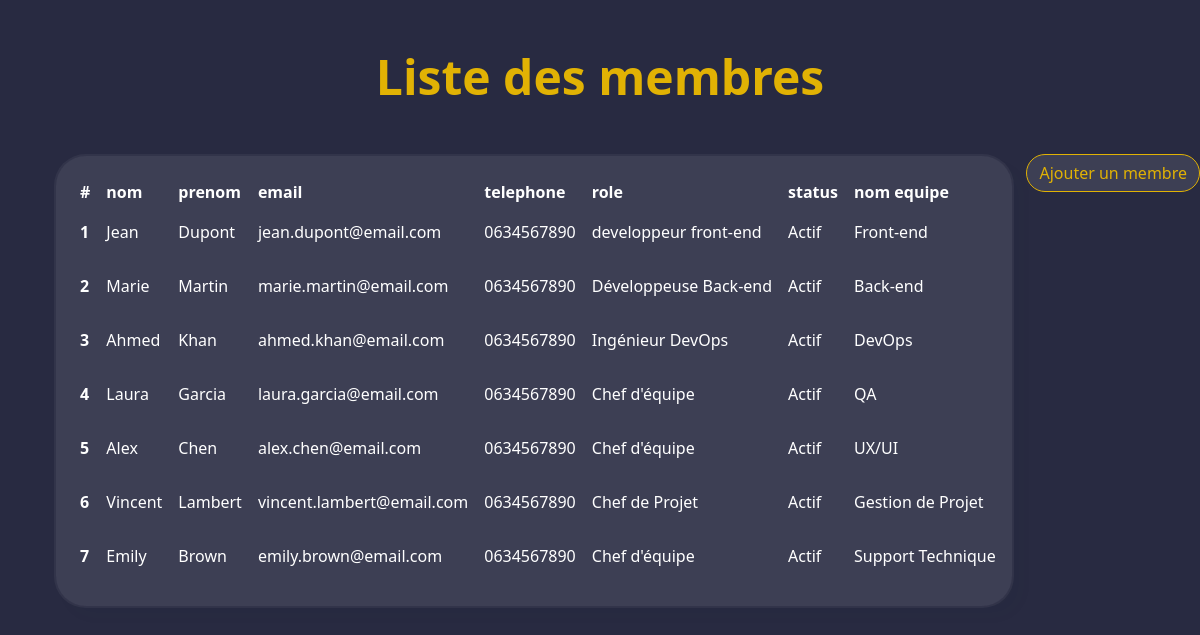
The page /membre.php on the database its author committed.
### tables this page shows
create table membre(
	id_membre int AUTO_INCREMENT PRIMARY KEY,
    nom_membre varchar(50),
    prenom_membre varchar(50),
    email varchar(50) UNIQUE,
    telephone varchar(20),
    role varchar(50),
    status_membre varchar(50),
    id_equipe int,
    FOREIGN KEY (id_equipe) REFERENCES equipe(id_equipe)
);

create table equipe(
id_equipe int AUTO_INCREMENT PRIMARY KEY,
    nom_equipe varchar(50),
    date_creation date
);

### membre.php (the view, shortened to what this page needs)
<?php
$server_name = "localhost";
$user = "root";
$password = "";
$db = "dataware";
$conn = mysqli_connect($server_name, $user, $password, $db);
?>
<!DOCTYPE html>
<html lang="en">
<head>
    <link href="https://cdn.jsdelivr.net/npm/bootstrap@5.0.2/dist/css/bootstrap.min.css" rel="stylesheet"
>
    <link rel="stylesheet" href="style.css">
</head>
<body>
    <section class="intro">
        <h1>Liste des membres</h1>
        <button type="button" class="btn btnajouter mb-3 float-end" id="ajouterMembreBtn">Ajouter un membre</button>
        <div class="container">
            <div class="row justify-content-center">
                <div class="col-12">
                    <div class="card mask-custom">
                        <div class="card-body">
                            <div class="table-responsive">
                                <table class="table table-borderless text-white mb-0">
                                    <thead>
                                        <tr>
                                            <th scope="col">#</th>
                                            <th scope="col">nom</th>
                                            <th scope="col">prenom</th>
                                            <th scope="col">email</th>
                                            <th scope="col">telephone</th>
                                            <th scope="col">role</th>
                                            <th scope="col">status</th>
                                            <th scope="col">nom equipe</th>
                                        </tr>
                                    </thead>
                                    <tbody>
                                        <?php
                                        $sql = "SELECT id_membre,nom_membre,prenom_membre,email,telephone,role, status_membre, nom_equipe FROM membre inner join equipe on membre.id_equipe=equipe.id_equipe;";
                                        $res = mysqli_query($conn, $sql);
                                        while ($ligne = mysqli_fetch_assoc($res)) {
                                            echo "<tr>
                                                            <th scope=\"row\">" . $ligne['id_membre'] . "</td>
                                                            <td>" . $ligne['nom_membre'] . "</td>
                                                            <td>" . $ligne['prenom_membre'] . "</td>
                                                            <td>" . $ligne['email'] . "</td>
                                                            <td>" . $ligne['telephone'] . "</td>
                                                            <td>" . $ligne['role'] . "</td>
                                                            <td>" . $ligne['status_membre'] . "</td>
                                                            <td>" . $ligne['nom_equipe'] . "</td>
                                                            <td>
                                                                <button type='submit' class='btn btnmodifier' name='modifierEquipe' id='modifierEquipe'>Modifier</button>
                                                                <button type='submit' class='btn btnmodifier' name='supprimerEquipe'>Supprimer</button>
                                                            </td>
                                                        </tr>";
                                        }
                                        ?>
                                    </tbody>
                                </table>
                            </div>
                        </div>
                    </div>
                </div>
            </div>
        </div>
    </section>
</body>
</html>

### style.css (style rules this page uses)
* { text-decoration: none; list-style: none; }
:root { --couleur-principale: #e1b204; --couleur-fond: #282a41; --couleur-bouton: #3d3f54; }
body { background-color: #282a41; }
button { background-color: #3d3f54; border: none; border-radius: 40px; }
table td, table th { text-overflow: ellipsis; white-space: nowrap; overflow: hidden; }
.mask-custom { background-color: #3d3f54; border-radius: 2em; border: 2px solid rgba(255, 255, 255, 0.05); background-clip: padding-box; box-shadow: 10px 10px 10px rgba(46, 54, 68, 0.03); }
h1 { color: #e1b204; font-size: 3em; font-weight: 600; margin: 1em; text-align: center; }
.btnajouter { border-radius: 20px; border: 1px solid #e1b204; color: #e1b204; background-color: #3d3f54; }

### rows shown on the page
membre: id_membre "1", nom_membre "Jean", prenom_membre "Dupont", email "jean.dupont@email.com", telephone "0634567890", role "developpeur front-end", status_membre "Actif", id_equipe.nom_equipe "Front-end"
membre: id_membre "2", nom_membre "Marie", prenom_membre "Martin", email "marie.martin@email.com", telephone "0634567890", role "Développeuse Back-end", status_membre "Actif", id_equipe.nom_equipe "Back-end"
membre: id_membre "3", nom_membre "Ahmed", prenom_membre "Khan", email "ahmed.khan@email.com", telephone "0634567890", role "Ingénieur DevOps", status_membre "Actif", id_equipe.nom_equipe "DevOps"
membre: id_membre "4", nom_membre "Laura", prenom_membre "Garcia", email "laura.garcia@email.com", telephone "0634567890", role "Chef d'équipe", status_membre "Actif", id_equipe.nom_equipe "QA"
membre: id_membre "5", nom_membre "Alex", prenom_membre "Chen", email "alex.chen@email.com", telephone "0634567890", role "Chef d'équipe", status_membre "Actif", id_equipe.nom_equipe "UX/UI"
membre: id_membre "6", nom_membre "Vincent", prenom_membre "Lambert", email "vincent.lambert@email.com", telephone "0634567890", role "Chef de Projet", status_membre "Actif", id_equipe.nom_equipe "Gestion de Projet"
membre: id_membre "7", nom_membre "Emily", prenom_membre "Brown", email "emily.brown@email.com", telephone "0634567890", role "Chef d'équipe", status_membre "Actif", id_equipe.nom_equipe "Support Technique"
